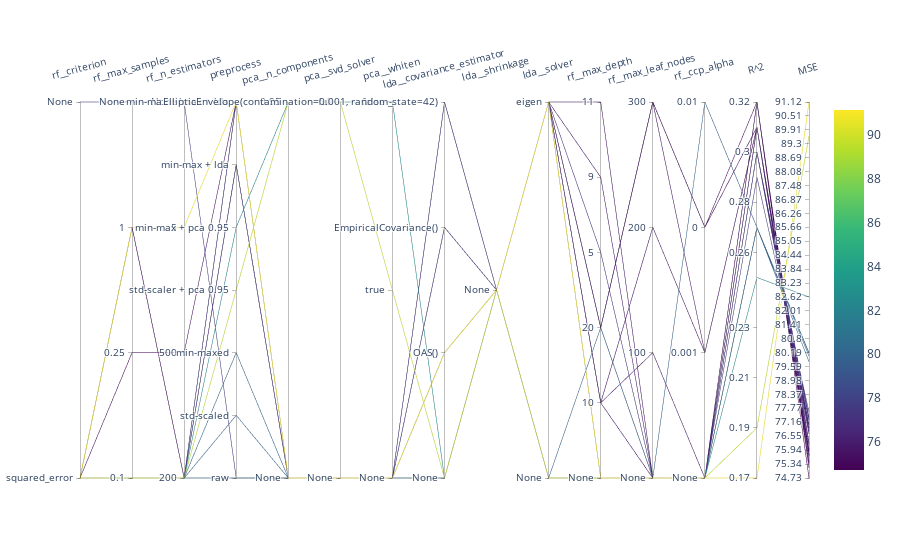

The notebook cell this image was saved under:
### Code cell
show_parallel_plot(1, name_estimator)

### Figure 1 — Plotly figure (JSON) as saved in the notebook; plotly's stock layout.template omitted (floating-point values rounded to 4 significant figures)
{"data": [{"dimensions": [{"label": "rf__criterion", "ticktext": ["squared_error", "None"], "tickvals": [0, 1], "values": [0, 0, 0, 0, 0, 0, 0, 0, 0, 0, 0, 0, 0, 0, 0, 0, 1, 0, 0, 0, 0, 0, 0, 0, 0, 0, 0, 0]}, {"label": "rf__max_samples", "ticktext": [0.1, 0.25, 1, "None"], "tickvals": [0, 1, 2, 3], "values": [0, 0, 0, 0, 0, 0, 0, 0, 0, 0, 0, 0, 0, 1, 2, 2, 3, 0, 0, 0, 0, 0, 0, 0, 0, 0, 0, 2]}, {"label": "rf__n_estimators", "ticktext": [200, 500, 5, "None"], "tickvals": [0, 1, 2, 3], "values": [0, 0, 0, 0, 0, 0, 0, 0, 0, 0, 0, 0, 0, 1, 2, 0, 3, 0, 0, 0, 0, 0, 0, 0, 0, 0, 0, 0]}, {"label": "preprocess", "ticktext": ["raw", "std-scaled", "min-maxed", "std-scaler + pca 0.95", "min-max + pca 0.95", "min-max + lda", "min-max + lmax + lda"], "tickvals": [0, 1, 2, 3, 4, 5, 6], "values": [0, 1, 2, 3, 4, 5, 5, 5, 5, 6, 6, 6, 6, 6, 6, 6, 0, 6, 6, 6, 6, 6, 6, 6, 6, 5, 0, 6]}, {"label": "pca__n_components", "ticktext": ["None", 0.95], "tickvals": [0, 1], "values": [0, 0, 0, 1, 1, 0, 0, 0, 0, 0, 0, 0, 0, 0, 0, 0, 0, 0, 0, 0, 0, 0, 0, 0, 0, 0, 0, 0]}, {"label": "pca__svd_solver", "ticktext": ["None", "full"], "tickvals": [0, 1], "values": [0, 0, 0, 1, 1, 0, 0, 0, 0, 0, 0, 0, 0, 0, 0, 0, 0, 0, 0, 0, 0, 0, 0, 0, 0, 0, 0, 0]}, {"label": "pca__whiten", "ticktext": ["None", true, false], "tickvals": [0, 1, 2], "values": [0, 0, 0, 1, 2, 0, 0, 0, 0, 0, 0, 0, 0, 0, 0, 0, 0, 0, 0, 0, 0, 0, 0, 0, 0, 0, 0, 0]}, {"label": "lda__covariance_estimator", "ticktext": ["None", "OAS()", "EmpiricalCovariance()", "EllipticEnvelope(contamination=0.001, random_state=42)"], "tickvals": [0, 1, 2, 3], "values": [0, 0, 0, 0, 0, 0, 1, 2, 3, 1, 0, 2, 3, 1, 1, 1, 0, 1, 1, 1, 1, 1, 1, 1, 1, 1, 0, 1]}, {"label": "lda__shrinkage", "ticktext": ["None"], "tickvals": [0], "values": [0, 0, 0, 0, 0, 0, 0, 0, 0, 0, 0, 0, 0, 0, 0, 0, 0, 0, 0, 0, 0, 0, 0, 0, 0, 0, 0, 0]}, {"label": "lda__solver", "ticktext": ["None", "eigen"], "tickvals": [0, 1], "values": [0, 0, 0, 0, 0, 1, 1, 1, 1, 1, 1, 1, 1, 1, 1, 1, 0, 1, 1, 1, 1, 1, 1, 1, 1, 1, 0, 1]}, {"label": "rf__max_depth", "ticktext": ["None", 10, 20, 5, 9, 11], "tickvals": [0, 1, 2, 3, 4, 5], "values": [0, 0, 0, 0, 0, 0, 0, 0, 0, 0, 0, 0, 0, 0, 0, 0, 0, 1, 2, 3, 4, 5, 1, 1, 2, 2, 2, 2]}, {"label": "rf__max_leaf_nodes", "ticktext": ["None", 100, 200, 300], "tickvals": [0, 1, 2, 3], "values": [0, 0, 0, 0, 0, 0, 0, 0, 0, 0, 0, 0, 0, 0, 0, 0, 0, 0, 0, 0, 0, 0, 1, 2, 3, 3, 0, 3]}, {"label": "rf__ccp_alpha", "ticktext": ["None", 0.001, 0, 0.01], "tickvals": [0, 1, 2, 3], "values": [0, 0, 0, 0, 0, 0, 0, 0, 0, 0, 0, 0, 0, 0, 0, 0, 0, 0, 0, 0, 0, 0, 0, 1, 2, 1, 3, 2]}, {"label": "R^2", "tickvals": [0.17, 0.19, 0.21, 0.23, 0.26, 0.28, 0.3, 0.32], "values": [0.27, 0.27, 0.27, 0.19, 0.25, 0.3, 0.3, 0.3, 0.3, 0.31, 0.3, 0.3, 0.3, 0.32, 0.17, 0.32, 0.29, 0.31, 0.31, 0.3, 0.31, 0.31, 0.31, 0.31, 0.31, 0.31, 0.27, 0.32]}, {"label": "MSE", "tickvals": [74.73, 75.34, 75.94, 76.55, 77.16, 77.77, 78.37, 78.98, 79.59, 80.19, 80.8, 81.41, 82.01, 82.62, 83.23, 83.84, 84.44, 85.05, 85.66, 86.26, 86.87, 87.48, 88.08, 88.69, 89.3, 89.91, 90.51, 91.12], "values": [80.19, 80.04, 80.16, 89.63, 82.62, 77.26, 76.65, 77.29, 76.93, 76.28, 77.06, 76.9, 76.76, 75.17, 91.12, 74.73, 77.6, 75.74, 76.2, 77.37, 75.9, 75.76, 75.98, 75.73, 75.45, 75.68, 79.8, 75.38]}], "labelangle": -15, "line": {"color": [80.19, 80.04, 80.16, 89.63, 82.62, 77.26, 76.65, 77.29, 76.93, 76.28, 77.06, 76.9, 76.76, 75.17, 91.12, 74.73, 77.6, 75.74, 76.2, 77.37, 75.9, 75.76, 75.98, 75.73, 75.45, 75.68, 79.8, 75.38], "colorscale": [[0, "#440154"], [0.1111, "#482878"], [0.2222, "#3e4989"], [0.3333, "#31688e"], [0.4444, "#26828e"], [0.5556, "#1f9e89"], [0.6667, "#35b779"], [0.7778, "#6ece58"], [0.8889, "#b5de2b"], [1, "#fde725"]], "showscale": true}, "type": "parcoords"}], "layout": {}}
